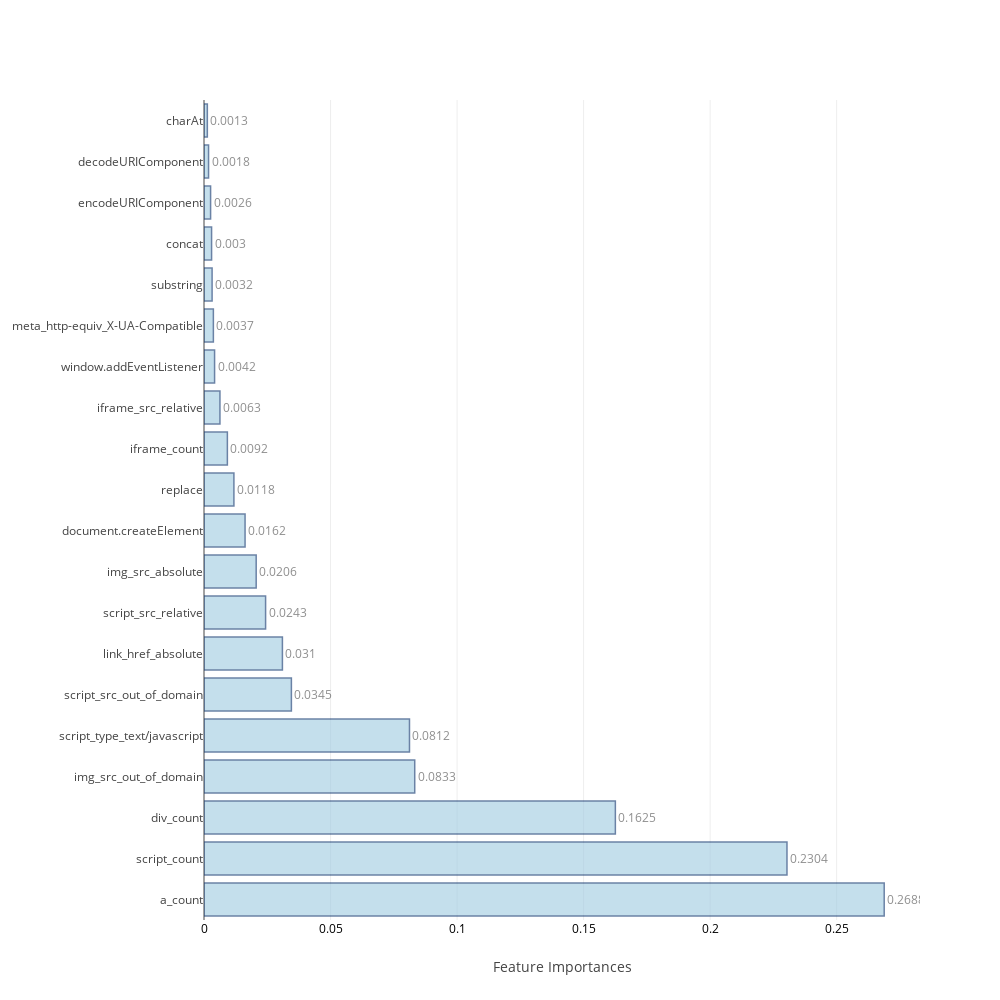
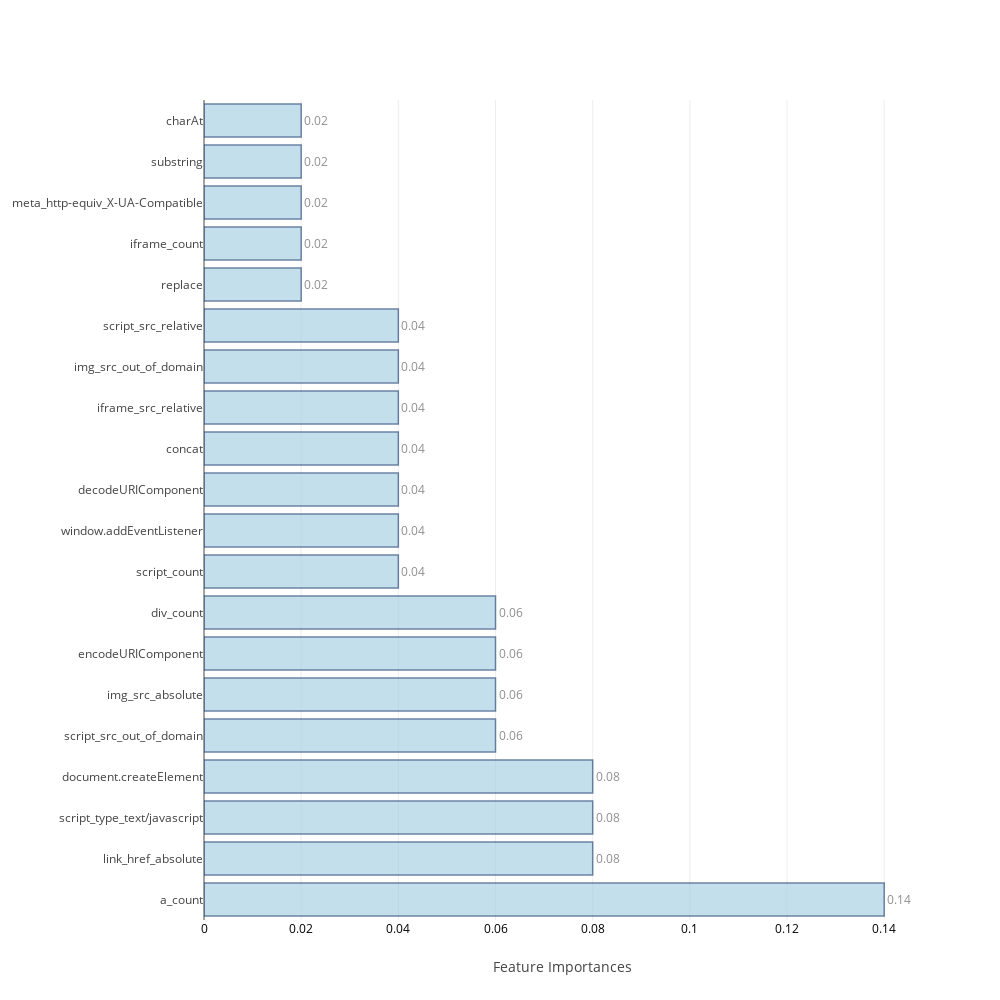

Notebook code cell kept with these figures, in order:
### Code cell
feat_imp=[None]*4
j=0
for i in range(0,8):
    if i>=2 and i<=5:
        model,cm_train,cm_test,acc_train,acc_test,roc_auc,feat_imp[j],mcc=f[i](X_train,Y_train,scaled_X_test,test_Y,columns)
        j=j+1
    else:
        model,cm_train,cm_test,acc_train,acc_test,roc_auc,mcc=f[i](X_train,Y_train,scaled_X_test,test_Y)
    table_80_80_train.loc[i]=   ([acc_train,cm_train.TP,cm_train.TN,cm_train.FP,cm_train.FN,cm_train.FPR,cm_train.FNR])
    table_80_80_test.loc[i] =   ([acc_test ,cm_test.TP, cm_test.TN, cm_test.FP, cm_test.FN, cm_test.FPR, cm_test.FNR,roc_auc,mcc])
    print("\n")

### Figure 1 — Plotly figure (JSON) as saved in the notebook; plotly's stock layout.template omitted (floating-point values rounded to 4 significant figures)
{"data": [{"marker": {"color": "rgb(158,202,225)", "line": {"color": "rgb(8,48,107)", "width": 1.5}}, "opacity": 0.6, "orientation": "h", "text": [0.2688, 0.2304, 0.1625, 0.0833, 0.0812, 0.0345, 0.031, 0.0243, 0.0206, 0.0162, 0.0118, 0.0092, 0.0063, 0.0042, 0.0037, 0.0032, 0.003, 0.0026, 0.0018, 0.0013], "textposition": "outside", "type": "bar", "uid": "c9a8aa59-acbf-45cc-9257-76326742f16e", "x": [0.2688, 0.2304, 0.1625, 0.08327, 0.0812, 0.03453, 0.03098, 0.02434, 0.02062, 0.01622, 0.01182, 0.009235, 0.006298, 0.004181, 0.003702, 0.003198, 0.002996, 0.002605, 0.001804, 0.001316], "y": ["a_count", "script_count", "div_count", "img_src_out_of_domain", "script_type_text/javascript", "script_src_out_of_domain", "link_href_absolute", "script_src_relative", "img_src_absolute", "document.createElement", "replace", "iframe_count", "iframe_src_relative", "window.addEventListener", "meta_http-equiv_X-UA-Compatible", "substring", "concat", "encodeURIComponent", "decodeURIComponent", "charAt"]}], "layout": {"autosize": false, "height": 1000, "width": 1000, "xaxis": {"tickfont": {"color": "black", "size": 12}, "title": "Feature Importances"}, "yaxis": {"automargin": true}}}

### Figure 2 — Plotly figure (JSON) as saved in the notebook; plotly's stock layout.template omitted (floating-point values rounded to 4 significant figures)
{"data": [{"marker": {"color": "rgb(158,202,225)", "line": {"color": "rgb(8,48,107)", "width": 1.5}}, "opacity": 0.6, "orientation": "h", "text": [0.14, 0.08, 0.08, 0.08, 0.06, 0.06, 0.06, 0.06, 0.04, 0.04, 0.04, 0.04, 0.04, 0.04, 0.04, 0.02, 0.02, 0.02, 0.02, 0.02], "textposition": "outside", "type": "bar", "uid": "c17562f1-1e6e-41a7-bd87-28a1724d00c3", "x": [0.14, 0.08, 0.08, 0.08, 0.06, 0.06, 0.06, 0.06, 0.04, 0.04, 0.04, 0.04, 0.04, 0.04, 0.04, 0.02, 0.02, 0.02, 0.02, 0.02], "y": ["a_count", "link_href_absolute", "script_type_text/javascript", "document.createElement", "script_src_out_of_domain", "img_src_absolute", "encodeURIComponent", "div_count", "script_count", "window.addEventListener", "decodeURIComponent", "concat", "iframe_src_relative", "img_src_out_of_domain", "script_src_relative", "replace", "iframe_count", "meta_http-equiv_X-UA-Compatible", "substring", "charAt"]}], "layout": {"autosize": false, "height": 1000, "width": 1000, "xaxis": {"tickfont": {"color": "black", "size": 12}, "title": "Feature Importances"}, "yaxis": {"automargin": true}}}
